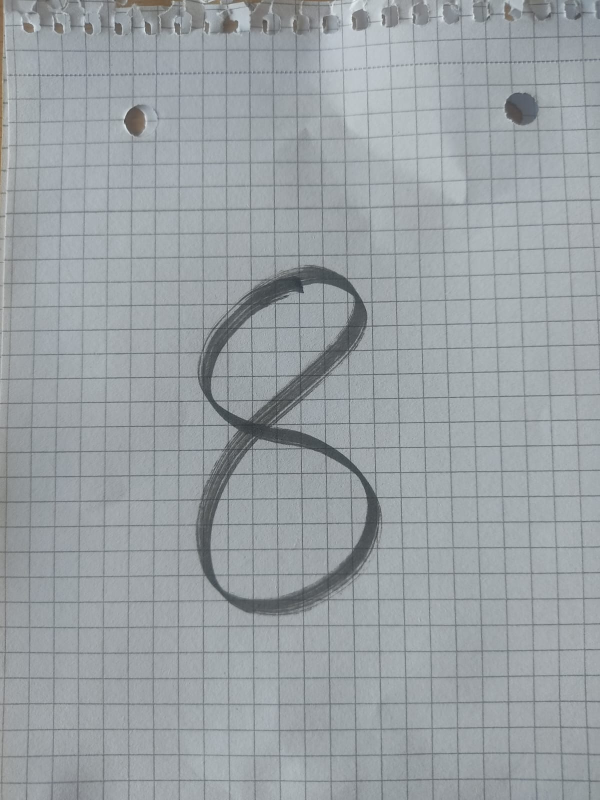
#> input picture test_image.jpeg, 1200 x 1600 px (shown at 1/2 size)
$ python cv_pipeline.py
#> lines starting #> are read from the running program, lines starting #| are printed output that depends on the picture; after the words box and inside, x2 and y2 are one past the last pixel; in counts of white or black regions, pixels touching at a corner belong together
import cv2
import matplotlib.pyplot as plt

def crop_image(image, width_percent, height_percent):
    if width_percent < 0 or width_percent > 1 or height_percent < 0 or height_percent > 1:
        raise ValueError("Percentage values must be between 0 and 1.")

    # Get the dimensions of the image
    height, width = image.shape

    # Calculate the new dimensions based on the specified percentages
    new_width = int(width * width_percent)
    new_height = int(height * height_percent)

    # Calculate the top-left coordinate of the cropped region
    x = int((width - new_width) / 2)
    y = int((height - new_height) / 2)

    # Crop the image
    cropped_image = image[y:y+new_height, x:x+new_width]

    return cropped_image

# Read the image
image = cv2.imread('test_image.jpeg')
#> image is the input picture: shape (1600, 1200, 3); mean B, G, R 164.1, 160.5, 154

# Convert to grayscale
gray_image = cv2.cvtColor(image, cv2.COLOR_BGR2GRAY)

# Apply median filtering to reduce noise
median_image = cv2.medianBlur(gray_image, 11)
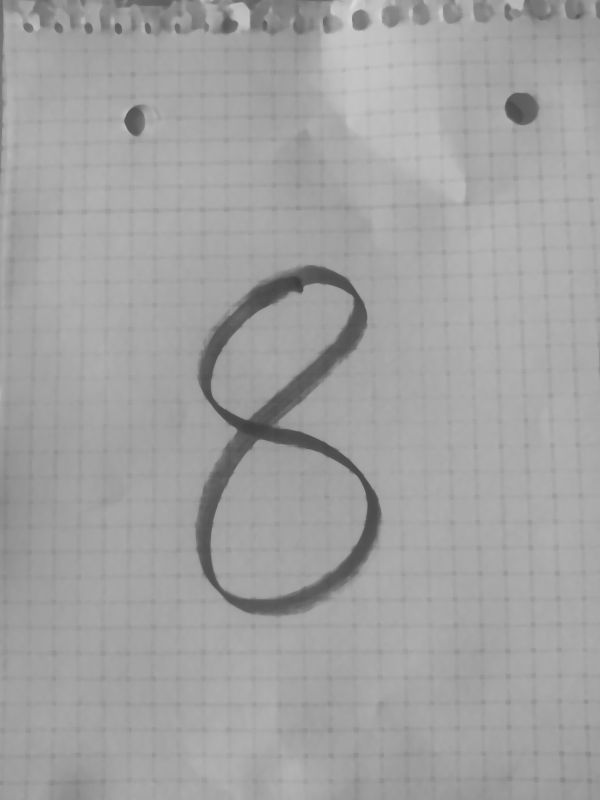
#> median_image: shape (1600, 1200) (shown at 1/2 size); min 62, max 219, mean 161.5

# Create the binary image
_, binary_image = cv2.threshold(gray_image, 127, 255, cv2.THRESH_BINARY)
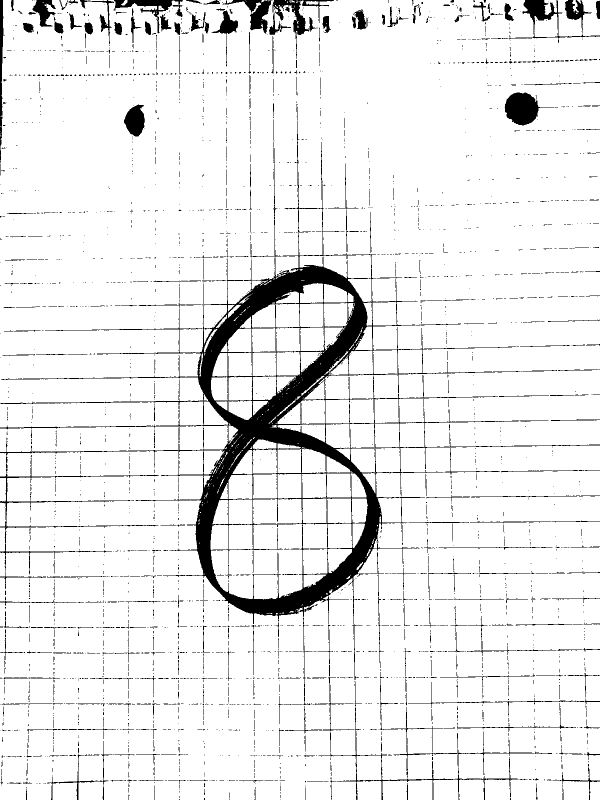
#> binary_image: shape (1600, 1200) (shown at 1/2 size); 92.3% white; 2685 black regions (2267 under 20 px), largest, box (x1, y1, x2, y2) and area: (0, 283, 1041, 1301) 81004, (1009, 185, 1109, 251) 3479, (0, 913, 318, 1149) 2501

# Use an ellipse as the structuring element for morphological operations
kernel = cv2.getStructuringElement(cv2.MORPH_ELLIPSE, (4, 4))

# Close to remove noise (e.g., grid lines of the paper)
closed_image = cv2.morphologyEx(binary_image, cv2.MORPH_CLOSE, kernel, iterations=3)
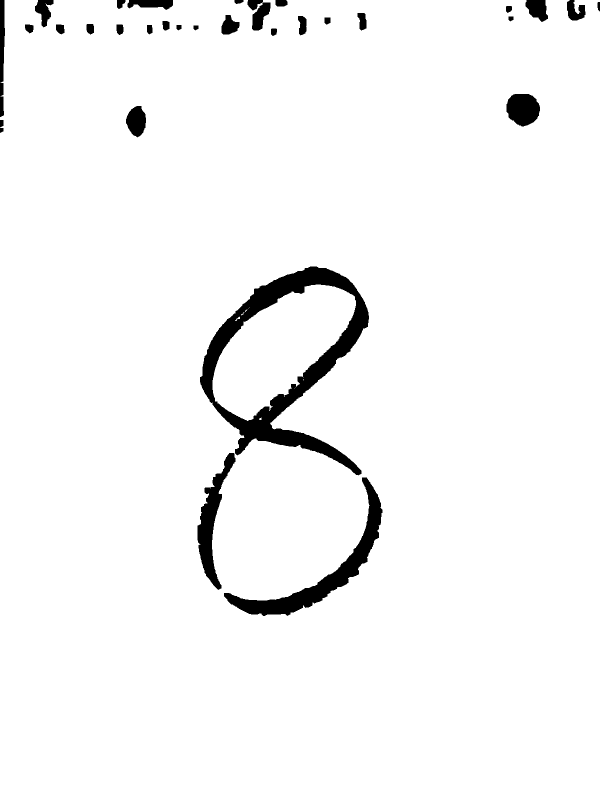
#> closed_image: shape (1600, 1200) (shown at 1/2 size); 96.3% white; 32 black regions, largest, box (x1, y1, x2, y2) and area: (400, 533, 738, 951) 32211, (448, 955, 765, 1232) 13160, (395, 906, 471, 1180) 6606

# Erode to widen and join the path of the drawn number
eroded_image = cv2.erode(closed_image, kernel, iterations=16)
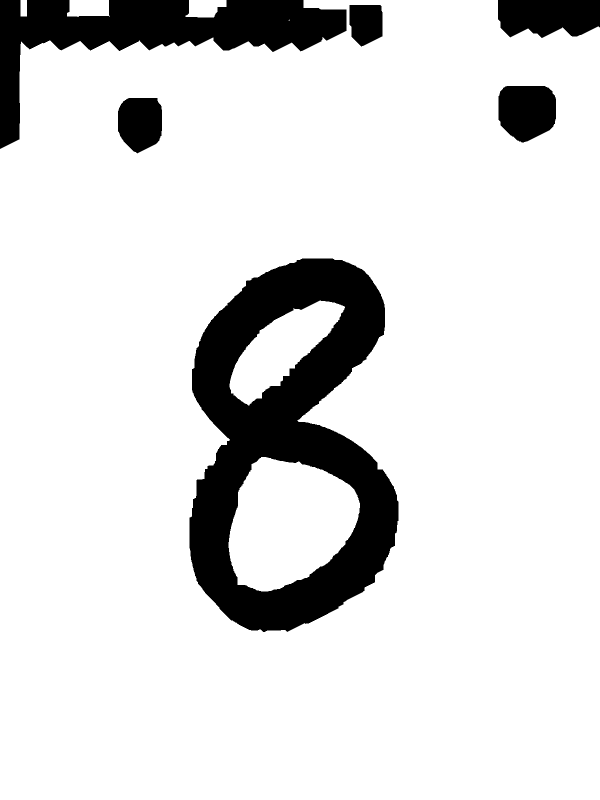
#> eroded_image: shape (1600, 1200) (shown at 1/2 size); 86.6% white; 6 black regions, box (x1, y1, x2, y2) and area: (379, 517, 797, 1264) 157061, (0, 0, 693, 298) 63367, (996, 0, 1200, 76) 13197, (997, 172, 1112, 285) 10816, (236, 196, 324, 307) 8070, (699, 10, 765, 93) 4672
eroded_image = crop_image(eroded_image, .7, .7)
#> in crop_image, `cropped_image = image[y:y+new_height, x:x+new_width]`:
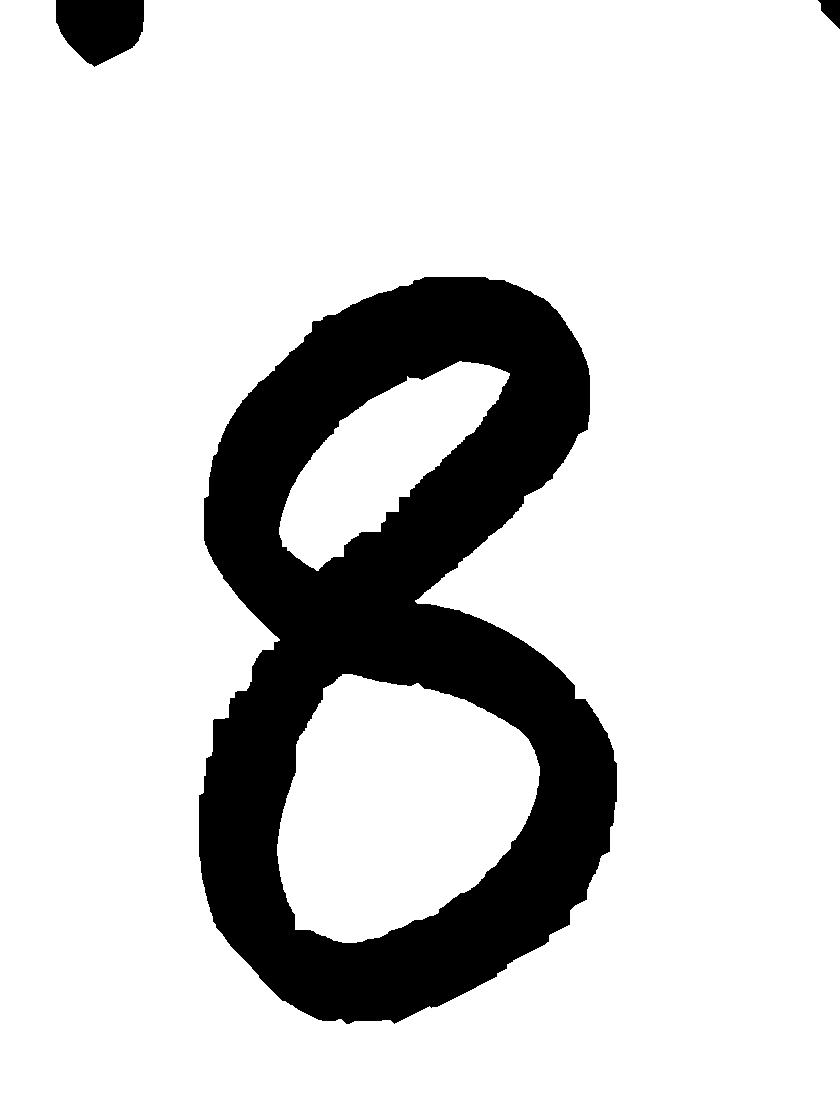
#> cropped_image: shape (1120, 840); 82.8% white; 3 black regions, box (x1, y1, x2, y2) and area: (199, 277, 617, 1024) 157061, (56, 0, 144, 67) 4511, (818, 0, 840, 29) 386

eroded_image = cv2.bitwise_not(eroded_image)
#> eroded_image: shape (1120, 840); 17.2% white; 3 white regions

# Find contours
contours, _ = cv2.findContours(eroded_image, cv2.RETR_TREE, cv2.RETR_LIST)
#> contours = 5 contours; box (x1, y1, x2, y2) and area: (199, 277, 617, 1024) 229387, (276, 673, 541, 944) 51872, (278, 360, 511, 572) 22214, (56, 0, 144, 67) 4388, (818, 0, 840, 29) 346

# Create a copy of the eroded image for drawing contours
contour_image = cv2.cvtColor(eroded_image, cv2.COLOR_GRAY2BGR)

# Find the largest contour
largest_contour = max(contours, key=cv2.contourArea)
#> largest_contour = contour of 2072 points, box (x1, y1, x2, y2) (199, 277, 617, 1024), area 229387

# Get the bounding box of the largest contour
x, y, w, h = cv2.boundingRect(largest_contour)
#> x = 199; y = 277; w = 418; h = 747

# Calculate the maximum padding possible within the image boundaries
padding = 1000
top = max(0, y - padding)
#> top = 0
bottom = min(eroded_image.shape[0], y + h + padding)
#> bottom = 1120
left = max(0, x - padding)
#> left = 0
right = min(eroded_image.shape[1], x + w + padding)
#> right = 840

# Crop the image to the bounding box with padding
cropped_image = eroded_image[y:y+h, x:x+w]
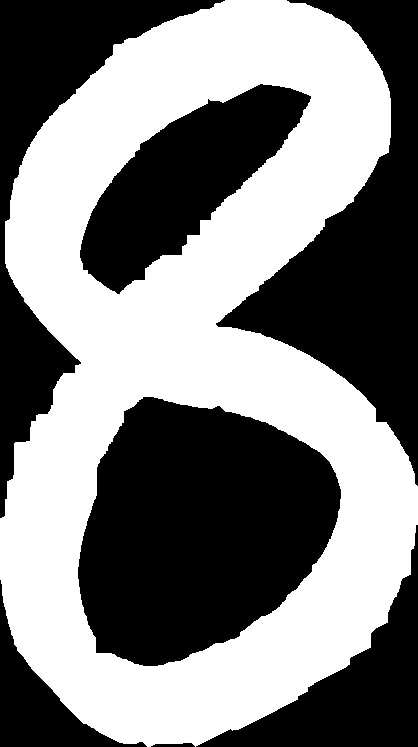
#> cropped_image: shape (747, 418); 50.3% white; 7 black regions, largest, box (x1, y1, x2, y2) and area: (78, 397, 341, 666) 51473, (216, 0, 418, 486) 35458, (0, 0, 225, 518) 24612

# Resize the cropped image to 32x32 pixels
resized_image = cv2.resize(cropped_image, (32, 32), interpolation=cv2.INTER_AREA)
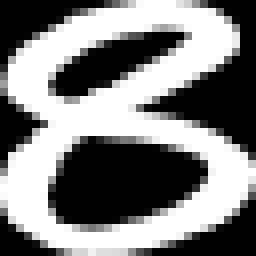
#> resized_image: shape (32, 32) (shown 8 times larger); min 0, max 255, mean 128.3

# Display the final result
plt.imshow(resized_image, cmap='gray')
plt.title('Final image')
plt.show()
